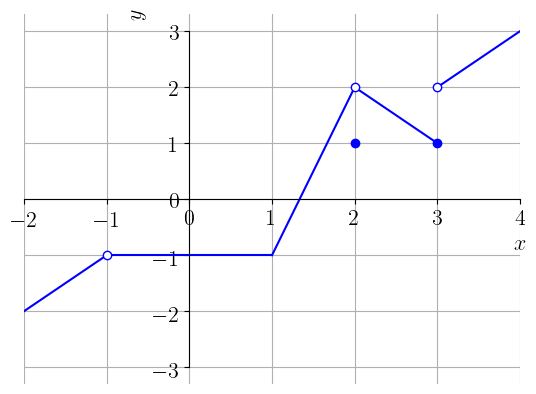

Write Python code to recreate this figure.
from sympy import *
var('x',real=True)

p1 = plot(-3,(x,-2,4),line_color='none',show=False)
p2 = plot(3,(x,-2,4),line_color='none',show=False)
p = p1
p.extend(p2)
p.ylabel = '$y$'
p.save('fig_exer_limgraf.png')

fig = p._backend.fig
ax = fig.axes[0]
ax.grid('on')
ax.plot([-2,-1],[-2,-1],color='blue')
ax.plot([-1,1],[-1,-1],color='blue')
ax.plot([1,2],[-1,2],color='blue')
ax.plot([2,3],[2,1],color='blue')
ax.plot([3,4],[2,3],color='blue')
ax.plot([-1],[-1],marker='o',markeredgecolor='blue',markerfacecolor='white',markersize=4)
ax.plot([1],[-1],marker='o',markeredgecolor='blue',markerfacecolor='blue',markersize=4)
ax.plot([2],[2],marker='o',markeredgecolor='blue',markerfacecolor='white',markersize=4)
ax.plot([2],[1],marker='o',markeredgecolor='blue',markerfacecolor='blue',markersize=4)
ax.plot([3],[1],marker='o',markeredgecolor='blue',markerfacecolor='blue',markersize=4)
ax.plot([3],[2],marker='o',markeredgecolor='blue',markerfacecolor='white',markersize=4)
fig.savefig('fig_exer_limgraf.png', bbox_inches='tight')
